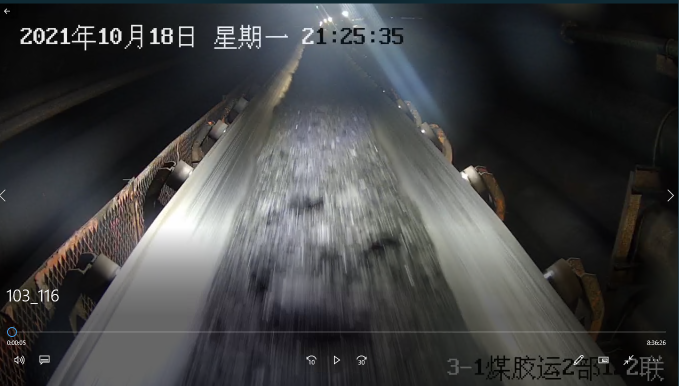
#> input picture CV/deblur/blur.png, 1357 x 771 px (shown at 1/2 size)
$ python motionBlur.py
#> lines starting #> are read from the running program, lines starting #| are printed output that depends on the picture
# 利用最小二乘法复原图像
import cv2
import numpy as np
from numpy import fft
from matplotlib import pyplot as plt
import cmath,math

def Hcreation(img,l,theta):
    rr = 20
    image_size=img.shape
    PSF = np.zeros(image_size)
    x=l*math.cos(theta)
    y=l*math.sin(theta)
    for u in range(int(x)):
        for v in range(int(y)):
            PSF[u,v]=1/l;
    G = fft.fft2(PSF)
    PSF = fft.fftshift(G)
    return PSF
def degradation_function(m, n,a,b,T):
    P = m / 2 + 1
    Q = n / 2 + 1
    Mo = np.zeros((m, n), dtype=complex)
    for u in range(m):
        for v in range(n):
            temp = cmath.pi * ((u - P) * a + (v - Q) * b)
            if temp == 0:
                Mo[u, v] = T
            else:
                Mo[u, v] = T * cmath.sin(temp) / temp * cmath.exp(- 1j * temp)
    return Mo

def image_mapping(image):
    img = image/np.max(image)*255
    return img


if __name__ == '__main__':
    img1 = cv2.imread('blur.png', 0)
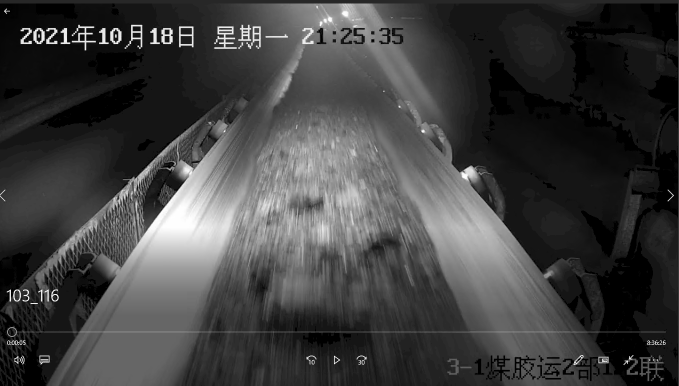
#> img1: shape (771, 1357) (shown at 1/2 size); min 0, max 255, mean 63.6
    img = img1[100:551, 500:951]
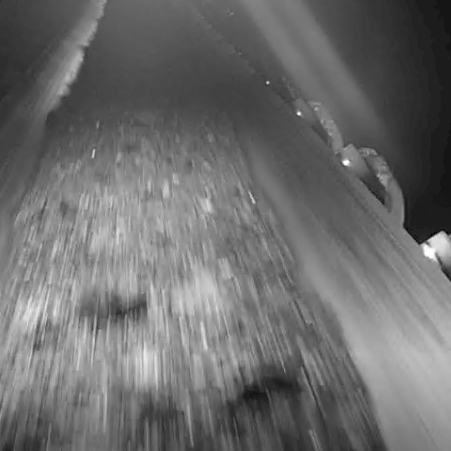
#> img: shape (451, 451); min 0, max 255, mean 108.6
    m, n = img.shape
#> m = 451; n = 451
    a = 0.02
    b = 1e-18
    T = 0.01
    r = 0.00008
    G = fft.fft2(img)
    print(G.shape)
#| (451, 451)
    G_shift = fft.fftshift(G)
    print(G_shift.shape)
#| (451, 451)
    FFT=np.abs(np.log(G_shift))
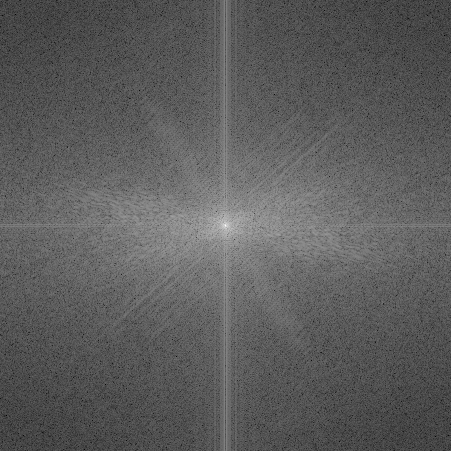
#> FFT: shape (451, 451) float64; min 1.26, max 16.91, mean 6.97; drawn with min black and max white
    H = degradation_function(m, n,a,b,T)
    # H=Hcreation(img,2,0)
    p = np.array([[0,-1,0],
                  [-1,4,-1],
                  [0,-1,0]])
    P = fft.fft2(p,[img.shape[0],img.shape[1]])
    F = G_shift*(np.conj(H) / (np.abs(H)**2+r*np.abs(P)**2))

    f_pic = np.abs(fft.ifft2(F))
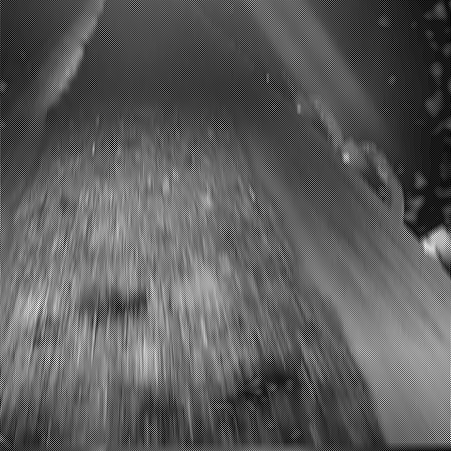
#> f_pic: shape (451, 451) float64; min 0.142, max 578.8, mean 209; drawn with min black and max white
    res = image_mapping(f_pic)
    res1 = res.astype('uint8')
    #res1 = cv2.medianBlur(res1, 3)
    res2 = cv2.equalizeHist(res1)
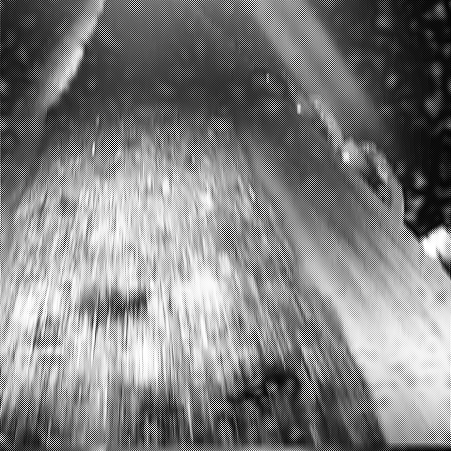
#> res2: shape (451, 451); min 0, max 255, mean 128.3

    plt.subplot(131)
    plt.imshow(FFT,cmap='gray')
    plt.xlabel('原图', fontproperties='FangSong', fontsize=12)
    plt.subplot(132)
    plt.imshow(res1,cmap='gray')
    plt.xlabel('复原后的图', fontproperties='FangSong', fontsize=12)
    plt.subplot(133)
    plt.imshow(res2,cmap='gray')
    plt.xlabel('复原后的图直方图均衡化', fontproperties='FangSong', fontsize=12)
    plt.show()
